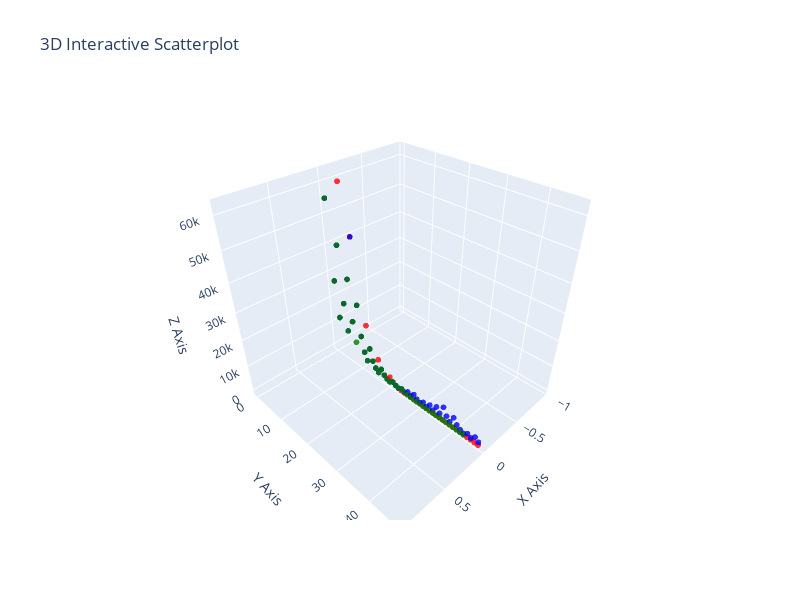

The cell this chart's notebook holds for it:
### Code cell
import random
random.seed(0)
n = random.getrandbits(16)
print(n)
m3a1 : OrbitInfo = cc.generate_orbit_info_single(n, m3a1_option)
m3a3 : OrbitInfo = cc.generate_orbit_info_single(n, m3a3_option)
m3av : OrbitInfo = cc.generate_orbit_info_single(n, m3av_option)
l = min(len(m3a1.total_orbit), len(m3a3.total_orbit))

points = []
colors = []
labels = []
for i in range(l):
    points.append((0, i, m3a1.total_orbit[i]))
    colors.append("red")
    labels.append(i)
    
    points.append((0, i, m3a3.total_orbit[i]))
    colors.append("blue")
    labels.append(i)
    
    if (i < len(m3av.total_orbit)):
        points.append((0, i, m3av.total_orbit[i]))
        colors.append("green")
        labels.append(i)

graphing.draw_3d_scatterplot(points, labels, colors)

### Figure 1 — Plotly figure (JSON) as saved in the notebook; plotly's stock layout.template omitted (floating-point values rounded to 4 significant figures; data arrays with more than 128 entries replaced by an {"elided": "..."} marker saying what was removed)
{"data": [{"hoverinfo": "text", "marker": {"color": {"elided": "140 str values"}, "opacity": 0.8, "size": 2}, "mode": "markers", "text": {"elided": "140 str values"}, "type": "scatter3d", "x": {"elided": "140 int values"}, "y": {"elided": "140 int values"}, "z": {"elided": "140 int values"}}], "layout": {"height": 600, "scene": {"xaxis": {"title": {"text": "X Axis"}}, "yaxis": {"title": {"text": "Y Axis"}}, "zaxis": {"title": {"text": "Z Axis"}}}, "title": {"text": "3D Interactive Scatterplot"}, "width": 800}}
